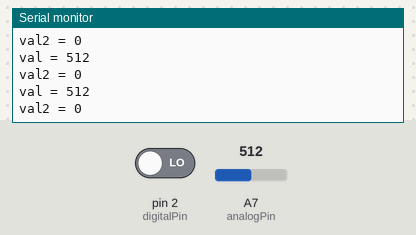
Simulated run of this sketch. Board: Arduino Nano, built with avr-gcc and run on an emulated ATmega328P. On the bench: the last lines printed to the serial monitor. The test bench sets the inputs (shaded band); at power-on: A7 (analogPin) = 512, pin 2 (digitalPin) LOW.

Above: at 1.2 s.
1.3 s: A7 (analogPin) set to 990
At 1.9 s:
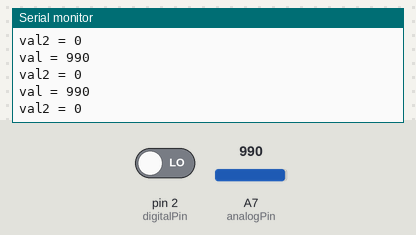
2.8 s: A7 (analogPin) set to 1015
At 3.6 s:
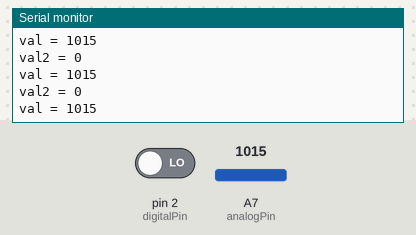
7.3 s: A7 (analogPin) set to 104
At 8.3 s:
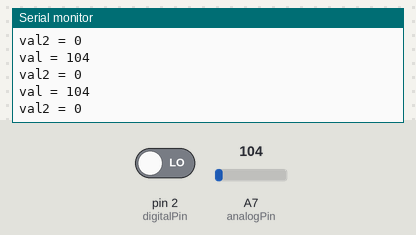
8.8 s: A7 (analogPin) set to 95
At 9.7 s:
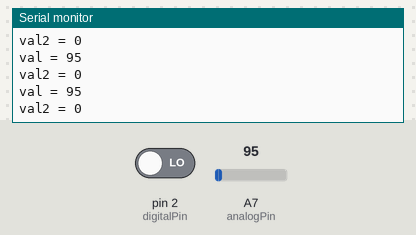
Timing chart, 0 to 11.8 s (numbered marks = the images above; inputs shaded):
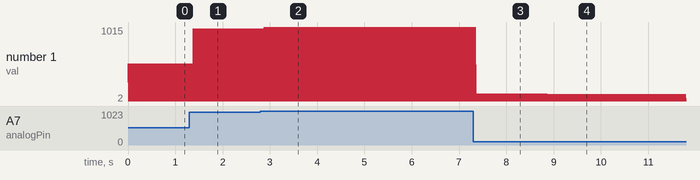

Measured:
- after the input at 1.3 s, the serial monitor: prints a new line after 0.08 s (image 1)
- after the input at 2.8 s, the serial monitor: prints a new line after 0.08 s (image 2)
- after the input at 7.3 s, the serial monitor: prints a new line after 0.07 s (image 3)
- after the input at 8.8 s, the serial monitor: prints a new line after 0.07 s (image 4)
- plotted number 1: 512 → 990 after the input at 1.3 s, 990 → 1015 after the input at 2.8 s

The sketch:

testLF.ino
```cpp
int analogPin = A7;
int digitalPin = 2;
int val = 0;
int val2 = 0;

void setup() {
  Serial.begin(9600);
}

void loop() {
  val = analogRead(analogPin);
  val2 = digitalRead(digitalPin);
  Serial.print("val = ");
  Serial.println(val);
  Serial.print("val2 = ");
  Serial.println(val2);

}
```
